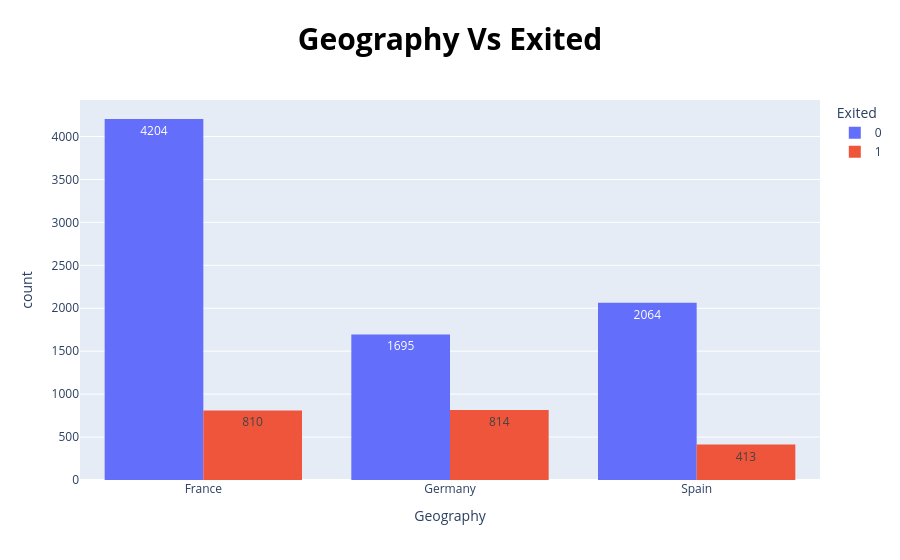

Notebook code cell kept with this figure:
### Code cell
algorithm.pie_chart('Geography' , data_frame)
algorithm.bar_pixel_plot(data_frame , 'Geography' , 'Exited')

### Figure 1 — Plotly figure (JSON) as saved in the notebook; plotly's stock layout.template omitted (floating-point values rounded to 4 significant figures)
{"data": [{"alignmentgroup": "True", "bingroup": "x", "histfunc": "sum", "hovertemplate": "Exited=0<br>Geography=%{x}<br>sum of count=%{y}<extra></extra>", "legendgroup": "0", "marker": {"color": "#636efa", "pattern": {"shape": ""}}, "name": "0", "offsetgroup": "0", "orientation": "v", "showlegend": true, "texttemplate": "%{value}", "type": "histogram", "x": ["France", "Germany", "Spain"], "xaxis": "x", "y": [4204, 1695, 2064], "yaxis": "y"}, {"alignmentgroup": "True", "bingroup": "x", "histfunc": "sum", "hovertemplate": "Exited=1<br>Geography=%{x}<br>sum of count=%{y}<extra></extra>", "legendgroup": "1", "marker": {"color": "#EF553B", "pattern": {"shape": ""}}, "name": "1", "offsetgroup": "1", "orientation": "v", "showlegend": true, "texttemplate": "%{value}", "type": "histogram", "x": ["France", "Germany", "Spain"], "xaxis": "x", "y": [810, 814, 413], "yaxis": "y"}], "layout": {"barmode": "group", "legend": {"title": {"text": "Exited"}, "tracegroupgap": 0}, "title": {"font": {"color": "black", "size": 30}, "text": "<b>Geography Vs Exited", "x": 0.5}, "xaxis": {"anchor": "y", "domain": [0, 1], "title": {"text": "Geography"}}, "yaxis": {"anchor": "x", "domain": [0, 1], "title": {"text": "count"}}}}
